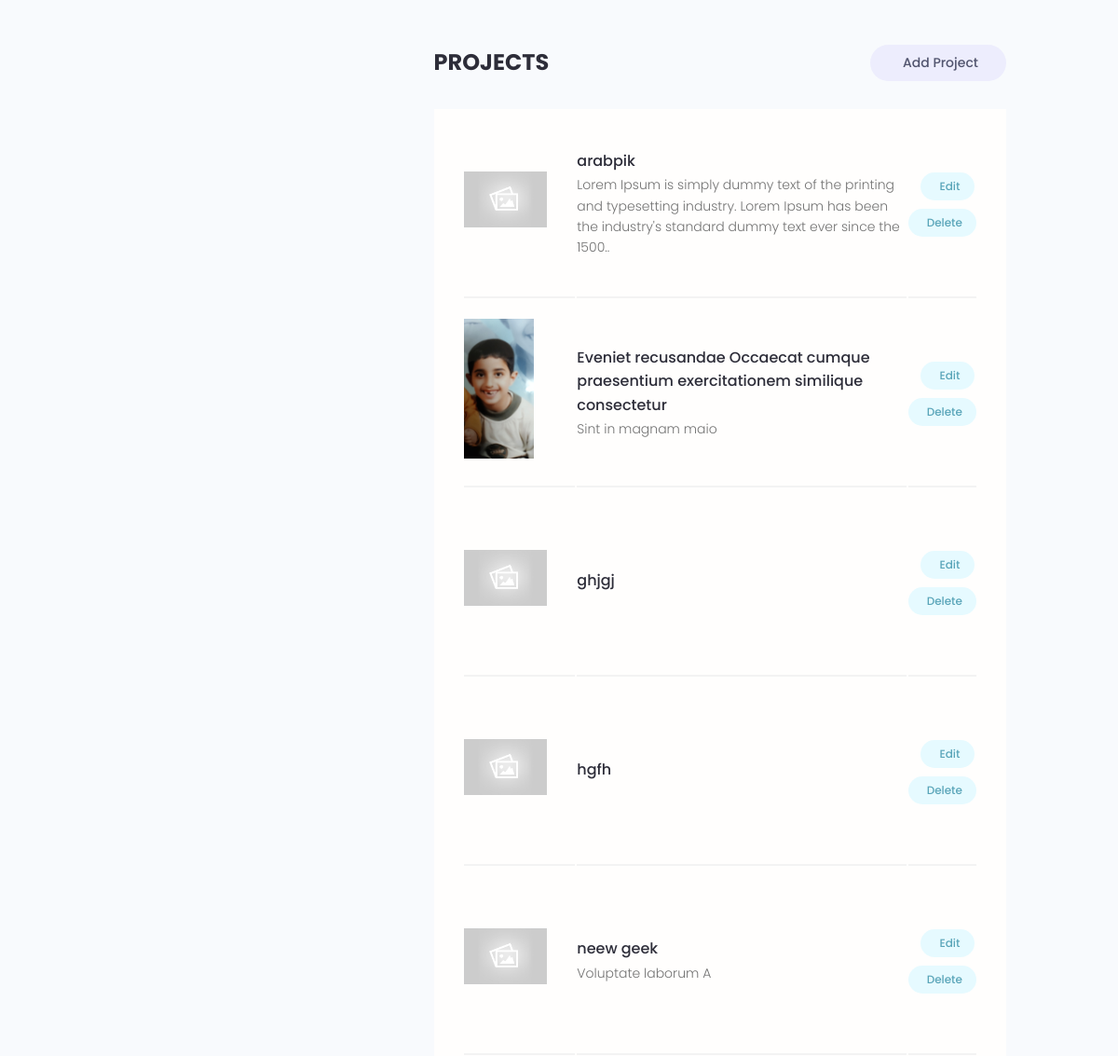
/account/ (signed in, middle part), run on an earlier commit of the app's database.
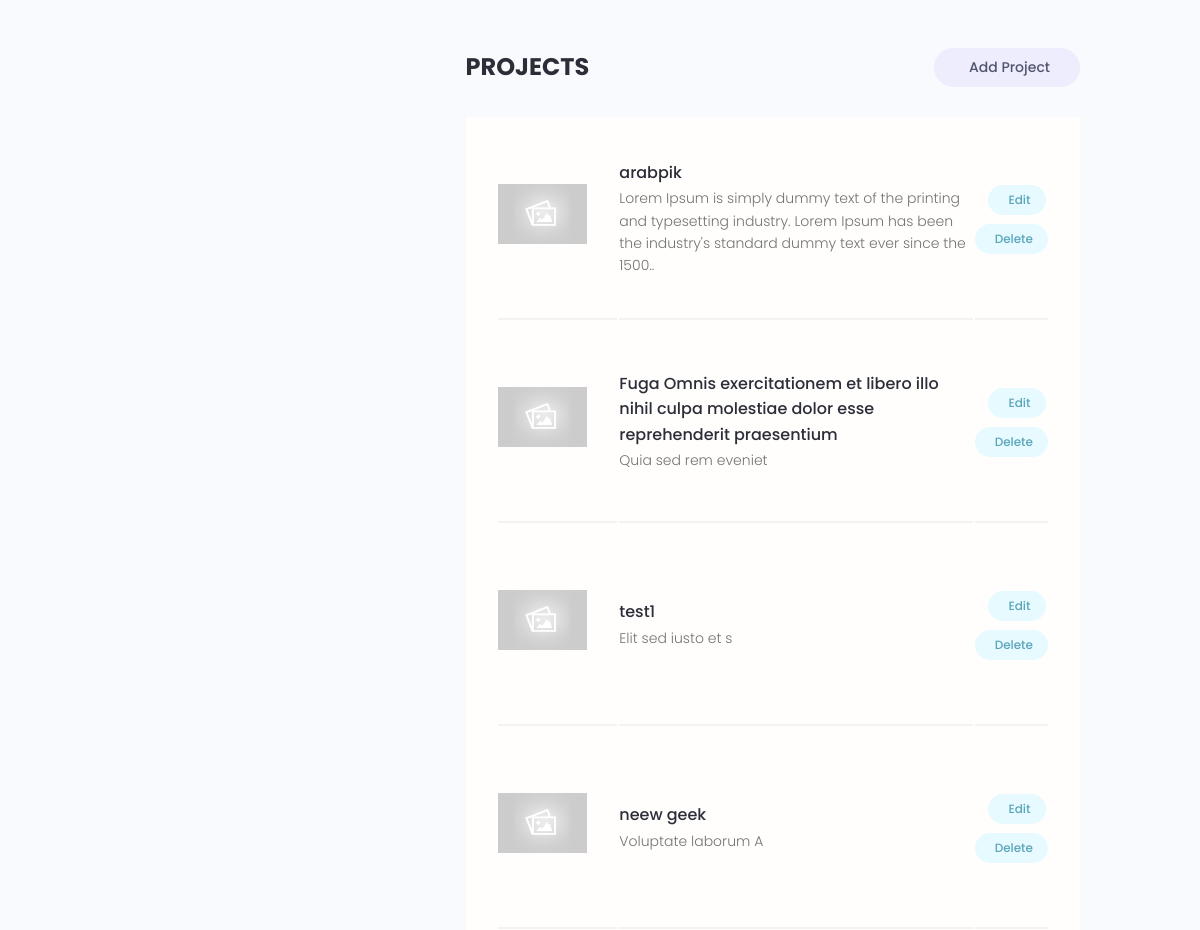
And on a later commit of the database.
### projects/models.py (models this page shows, shortened)
class Project(models.Model):
    id = models.UUIDField(default=uuid.uuid4, unique=True, primary_key=True, editable=False)
    owner = models.ForeignKey(Profile, null=True, blank=True, on_delete=models.SET_NULL)
    title = models.CharField(max_length=2000)
    description = models.TextField(null=True, blank=True)
    image = models.ImageField(null=True, blank=True, default="default.jpg")
    tags = models.ManyToManyField('Tag', blank=True)
    demo_link = models.URLField(max_length=2000, null=True, blank=True)
    source_link = models.URLField(max_length=2000, null=True, blank=True)
    vote_total = models.IntegerField(default=0, null=True, blank=True)
    vote_ratio = models.IntegerField(default=0, null=True, blank=True)
    created = models.DateTimeField(auto_now_add=True)
    def __init__(self, *args, **kwargs):
        super().__init__(*args, **kwargs)
        fixImage(Project, self, 'image', 'default.jpg')
    class Meta:
        ordering = ["-vote_ratio", "-vote_total", "title"]

### users/views.py (the view)
# urls.py: path('account/', views.userAccount, name="account"),
@login_required
def userAccount(request):
    profile = Profile.objects.get(user_name=request.user.username)
    skills = profile.skill_set.all()
    projects = profile.project_set.all()
    context = {
        "profile": profile,
        "skills": skills,
        "projects": projects
    }
    return render(request, "users/account.html", context)

### utils/fixImage.py (called while the page is built)
def fixImage(parent, self, name, path):
    if not getattr(self, name):
        image = {
            name: path
        }
        parent.objects.filter(id=self.id).update(**image)
        setattr(self, name, {
            'url': f'/media/{path}'
        })

### users/templates/users/account.html (shortened to what this page needs)
{% extends 'main.html' %}
{% block content %}
<main class="settingsPage profile my-md">
    <div class="container">
        <div class="layout">
            <div class="column column--1of3">
            </div>
            <div class="column column--2of3">
                <div class="settings">
                    <h3 class="settings__title">Projects</h3>
                    <a class="tag tag--pill tag--sub settings__btn tag--lg" href="{% url 'create-project' %}"> Add
                        Project</a>
                </div>
                <table class="settings__table">
                    {% for project in projects %}
                    <tr>
                        <td class="settings__thumbnail">
                            <a href="{% url 'project' project.id %}"><img src="{{project.image.url}}" alt="Project Thumbnail" /></a>
                        </td>
                        <td class="settings__tableInfo">
                            <a href="{% url 'project' project.id %}">{{project.title}}</a>
                            <p>
                                {% if project.description|length > 150 %}
                                    {{project.description|slice:"150"}}..
                                {% else %}
                                    {{project.description}}
                                {% endif %}
                            </p>
                        </td>
                        <td class="settings__tableActions">
                            <a class="tag tag--pill tag--main settings__btn" href="{% url 'update-project' project.id %}">
                                Edit</a>
                            <a class="tag tag--pill tag--main settings__btn" href="{% url 'delete-project' project.id %}"> Delete</a>
                        </td>
                    </tr>
                    {% endfor %}
                </table>
            </div>
        </div>
    </div>
</main>
{% endblock %}

What changed in the data, as far as the page shows it:
removed Project: image (picture), title "Eveniet recusandae Occaecat cumque praesentium exercitationem similique consectetur", description "Sint in magnam maio"
removed Project: image (placeholder picture), title "ghjgj"
removed Project: image (placeholder picture), title "hgfh"
added Project: image (placeholder picture), title "Fuga Omnis exercitationem et libero illo nihil culpa molestiae dolor esse reprehenderit praesentium", description "Quia sed rem eveniet"
added Project: image (placeholder picture), title "test1", description "Elit sed iusto et s"
